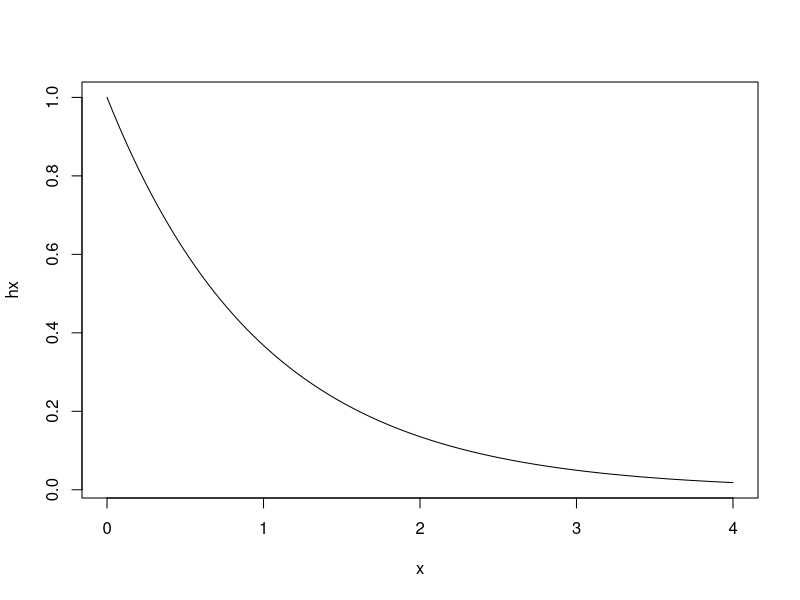
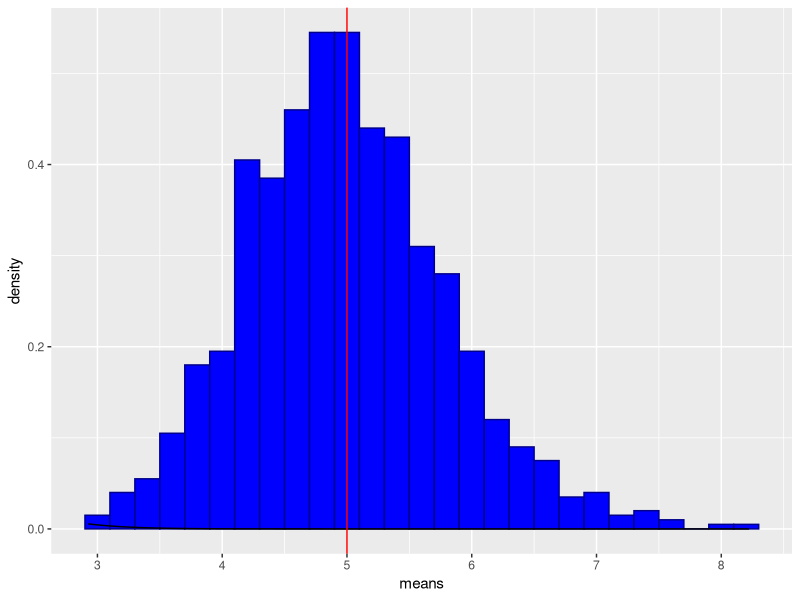
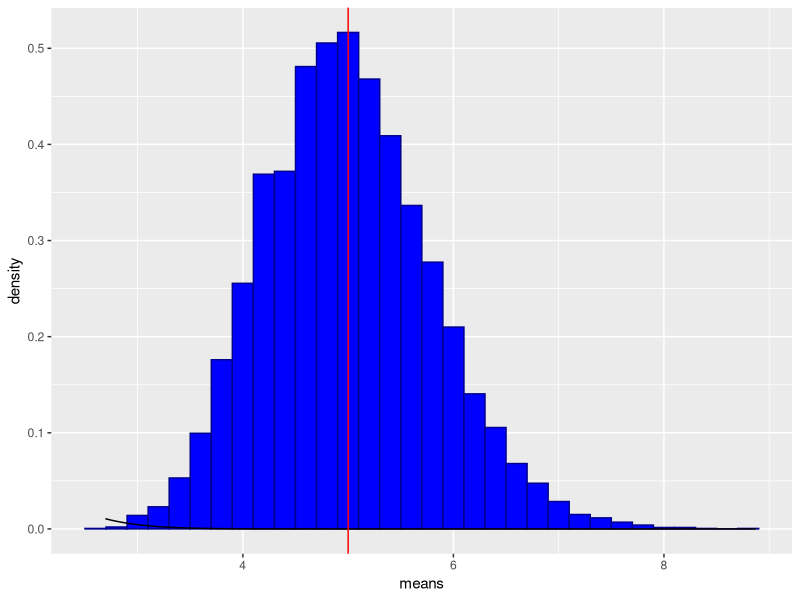

R code for these plots, in order:
## ---- chunk 1
options(width = 80)
## ---- chunk 2
Lambda = 0.2
## ---- chunk 3
Exponentials = 40
## ---- chunk 4
Simulations = 1000
## ---- chunk 5
set.seed(42)
## ---- chunk 6
x <- seq(0, 4, length=100)
hx <- dexp(x)
plot(x, hx, type='l')
## ---- chunk 7
SampleMeans <- sapply(1:Simulations, function(x) { mean(rexp(Exponentials, Lambda)) } )

head(SampleMeans,10)
## ---- chunk 8
OverallSampleMean = mean(SampleMeans)
OverallSampleMean
## ---- chunk 9
OverallSampleStandardDeviation = sd(SampleMeans)
OverallSampleStandardDeviation
## ---- chunk 10
TheoreticalMean = 1/Lambda 
OverallSampleMean - TheoreticalMean
## ---- chunk 11
TheoreticalStandardDeviation = ( 1/Lambda / sqrt(40) )
OverallSampleStandardDeviation - TheoreticalStandardDeviation
## ---- chunk 12
SampleVariance = var(SampleMeans)
SampleVariance
## ---- chunk 13
ExpectedVariance = ( 1/Lambda / sqrt(40) )^2
ExpectedVariance
## ---- chunk 14
ExpectedVariance - SampleVariance
## ---- chunk 15
library(ggplot2)
df = data.frame(means = SampleMeans)
ggplot(data = df, aes(x=means)) + 
	    geom_histogram(aes(y = ..density..), 
	    			 fill = I("blue"), 
				 binwidth = 0.2, 
				 color = I("darkblue")) + 
	    stat_function(fun = dnorm, arg = list(mean = TheoreticalMean, sd = TheoreticalStandardDeviation))+
	    geom_vline(xintercept=5, color=I("red"))
## ---- chunk 16
Simulations = 10000
SampleMeans <- sapply(1:Simulations, function(x) { mean(rexp(Exponentials, Lambda)) } )

df = data.frame(means = SampleMeans)
ggplot(data = df, aes(x=means)) + 
	    geom_histogram(aes(y = ..density..), 
	    			 fill = I("blue"), 
				 binwidth = 0.2, 
				 color = I("darkblue")) + 
	    stat_function(fun = dnorm, arg = list(mean = TheoreticalMean, sd = TheoreticalStandardDeviation))+
	    geom_vline(xintercept=5, color=I("red"))
